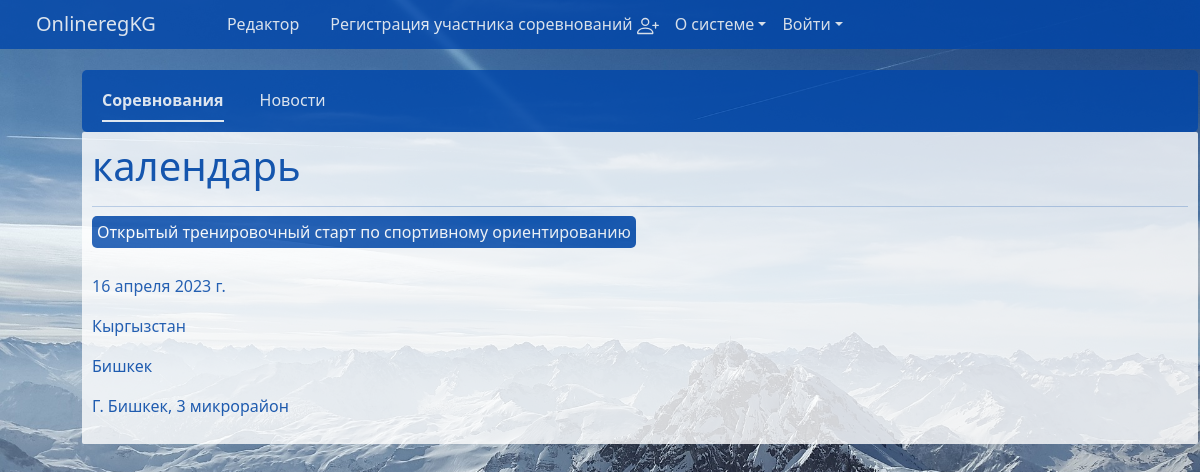
Before: / with the older database file.
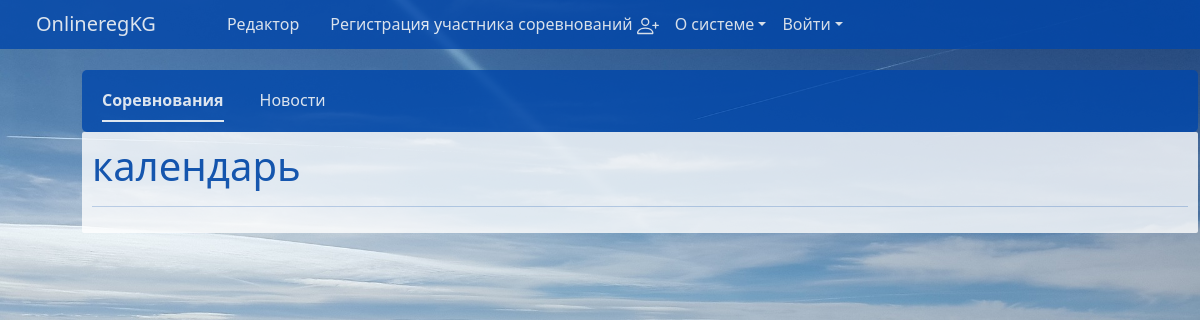
After: the same page with the newer database file.
### competitions/models.py (models this page shows, shortened)
class Competition(models.Model):
    hostState_list = [
        ('Кыргызстан', 'Кыргызстан'),
    ]
    region_list = [
        ('Бишкек', 'Бишкек'),
        ('Чуй', 'Чуй'),
        ('Каракол', 'Каракол'),
        ('Баткен', 'Баткен'),
        ('Джалал-Абад', 'Джалал-Абад'),
        ('Нарын', 'Нарын'),
        ('Талас', 'Талас'),
        ('Ош', 'Ош'),
    ]
    age_groups_of_participants_list = [
        ('до 18', 'до 18'),
        ('18-25', '18-25'),
        ('25-35', '25-35'),
        ('35-45', '35-45'),
        ('A, B, C, D', 'A, B, C, D ')
    ]
    phone_regex = RegexValidator(
        regex=r'\+996\d{9}$',
        message='Номер телефона должен быть в формате: "+996XXXXXXXXX'
    )
    telegram_regex = RegexValidator(
        regex=r'^@[A-Za-z0-9]{5,}$',
        message='invalid username Telegram'
    )
    author = models.ForeignKey(User, on_delete=models.CASCADE, related_name='competitions', verbose_name='Редактор', blank=True, null=True)
    create_date = models.DateTimeField(auto_now_add=True)
    state = models.CharField(choices=hostState_list, max_length=10, blank=False, verbose_name='Государство проведения')
    region = models.CharField(choices=region_list, max_length=11, blank=False, verbose_name='Регион проведения')
    date = models.DateField(blank=False, verbose_name='Дата (-ы) проведения')
    organizer_name = models.CharField(max_length=30, blank=False,verbose_name='Имя организатора', null=True)
    organizer_last_name = models.CharField(max_length=100, blank=False, verbose_name='Фамилия организатора', null=True)
    organizer_email = models.EmailField(blank=False, verbose_name='email организатора', null=True)
    organizer_phone = models.CharField(max_length=13, blank=True, verbose_name='номер телефона организатора', null=True, validators=[phone_regex])
    organizer_telegram = models.CharField(max_length=20, blank=False, null=True, validators=[telegram_regex], verbose_name='Telegram организатора')
    organizer_whatsapp = models.CharField(max_length=255, blank=True, null=True, validators=[phone_regex], verbose_name='WhatsApp организатора')
    competition_name = models.CharField(max_length=255, blank=False, verbose_name='Наименование')
    location = models.CharField(max_length=255, blank=False, verbose_name='Место проведения')
    age_groups_of_participants = models.CharField(max_length=255, blank=False, verbose_name='Возрастные группы участников')
    illustration = models.ImageField(upload_to='competitions_illustration', blank=False, verbose_name='Иллюстрация')
    announcement = models.TextField(blank=False, verbose_name='Краткий анонс')
    coordinates_to_competition = models.CharField(max_length=255, blank=True, verbose_name='Точные координаты')
    slug = models.SlugField(unique=True, max_length=255)
    class Meta:
        verbose_name = 'Соревнование'
        verbose_name_plural = 'Соревнования'

### main/views.py (the view)
# urls.py: path('', views.index,  name='index'),
def index(request):
    active_link = 'competitions'
    competitions_data = Competition.objects.order_by('-create_date')
    return render(request, "main/index.html", {'active_link': active_link, 'competitions': competitions_data})

### main/templates/main/index.html (shortened to what this page needs)
{% extends 'main/layout.html' %}
{% block body %}
  <div>
    <div id="index-nav">
      <ul class="nav nav-underline" id="">
        <li class="nav-item" id="index-nav-item">
          <a id="index-link" class="nav-link active" aria-current="page" href="{% url 'index' %}">Соревнования</a>
        </li>
        <li class="nav-item" id="index-nav-item">
          <a id="index-link" class="nav-link" href="{% url 'news_info' %}">Новости</a>
        </li>
      </ul>
    </div>
    {% if active_link == 'competitions' %}
      <div id="index-table-info">
        <div>
          <h1>календарь</h1>
        </div>
        <hr>
        {% for competition in competitions %}
          <div>
            <div>
              <h6>
                <a class="competition-name" id="link-competitions" href="{% url 'competition_detail' competition.slug %}">{{ competition.competition_name }}</a>
              </h6>
            </div>
            <br>
            <div>
              <p>{{ competition.date }}</p>
              <p>{{ competition.state }}</p>
              <p>{{ competition.region }}</p>
              <p>{{ competition.location }}</p>
            </div>
          </div>
        {% endfor %}
      </div>
    {% endif %}
    </div>
{% endblock %}

### main/templates/main/layout.html (shortened to what this page needs)
{% load static %}
<!doctype html>
<html lang="en">
<head>
    <link rel="stylesheet" href="{% static 'main/css/style.css' %}">
    <link href="https://cdn.jsdelivr.net/npm/bootstrap@5.3.0-alpha2/dist/css/bootstrap.min.css" rel="stylesheet">
</head>
<body class="" id="body">
  <header class="fixed-top" id="header">
    <nav class="navbar navbar-expand-lg bg-body-tertiary" id="nav">
      <div class="container-fluid" id="bg-nav">
        <a class="navbar-brand" id="a-link-home" href="{% url 'index' %}">OnlineregKG</a>
        <div class="collapse navbar-collapse" id="navbarNavDropdown">
          <ul class="navbar-nav">
            <li class="nav-item">
              <a class="nav-link" id="a-link" href="{% url 'editor' %}">Редактор</a>
            </li>
            <li class="nav-item">
              <a class="nav-link" id="a-link" href="{% url 'member' %}">Регистрация участника соревнований </a>
            </li>
            <li class="nav-item dropdown">
              <a class="nav-link dropdown-toggle" id="dop-menu" role="button" data-bs-toggle="dropdown" aria-expanded="false">О системе</a>
            </li>
            <li class="nav-item dropdown" id="my-nav-item">
              {% if user.is_authenticated%}
                <a class="nav-link active" id="a-link-user" href = "{% url 'profile'%}">{{user.username}} <svg xmlns="http://www.w3.org/2000/svg" width="22" height="22" fill="currentColor" class="bi bi-person" viewBox="0 0 16 16">
  <path d="M8 8a3 3 0 1 0 0-6 3 3 0 0 0 0 6Zm2-3a2 2 0 1 1-4 0 2 2 0 0 1 4 0Zm4 8c0 1-1 1-1 1H3s-1 0-1-1 1-4 6-4 6 3 6 4Zm-1-.004c-.001-.246-.154-.986-.832-1.664C11.516 10.68 10.289 10 8 10c-2.29 0-3.516.68-4.168 1.332-.678.678-.83 1.418-.832 1.664h10Z"/>
</svg></a></li>
                <li><a class="nav-link active" id="a-link-logout" href = "{% url 'logout'%}">Выйти <svg xmlns="http://www.w3.org/2000/svg" width="22" height="22" fill="currentColor" class="bi bi-box-arrow-right" viewBox="0 0 16 16">
  <path fill-rule="evenodd" d="M10 12.5a.5.5 0 0 1-.5.5h-8a.5.5 0 0 1-.5-.5v-9a.5.5 0 0 1 .5-.5h8a.5.5 0 0 1 .5.5v2a.5.5 0 0 0 1 0v-2A1.5 1.5 0 0 0 9.5 2h-8A1.5 1.5 0 0 0 0 3.5v9A1.5 1.5 0 0 0 1.5 14h8a1.5 1.5 0 0 0 1.5-1.5v-2a.5.5 0 0 0-1 0v2z"/>
  <path fill-rule="evenodd" d="M15.854 8.354a.5.5 0 0 0 0-.708l-3-3a.5.5 0 0 0-.708.708L14.293 7.5H5.5a.5.5 0 0 0 0 1h8.793l-2.147 2.146a.5.5 0 0 0 .708.708l3-3z"/>
</svg></a></li>
              {% else %}
                <a class="nav-link dropdown-toggle" id="dop-menu" role="button" data-bs-toggle="dropdown" aria-expanded="false">Войти</a>
              {% endif %}
            </li>
          </ul>
        </div>
      </div>
    </nav>
  </header>
    <div class="container" id="containerbg">
      {% block body %}
      {% endblock %}
    </div>
</body>
</html>

### main/static/main/css/style.css (style rules this page uses)
body { height: 100%; background-image: url(../img/rough-horn-ge477d8ee5_1920.jpg); background-repeat: no-repeat; background-size: cover; margin: 0; }
#containerbg { color: white; margin: 70px; }
#nav { opacity: 0.8; padding: 0px 0px; }
#bg-nav { background-color: #0047AB; padding: 4px; }
#a-link-home { color: white; padding: 0 2rem; }
#a-link { color: white; margin:0 0 0 15px; }
#dop-menu { color: white; }
#index-nav { background-color: #0047AB; border-radius: 5px 5px; padding: 5px; opacity: 0.8; }
#index-nav-item { padding: 5px; margin-left: 10px; }
#index-link { color: white; }
#index-table-info { color: #0047AB; padding: 10px; background-color: white; opacity: 0.8; border-radius: 2px 2px; }

Changed rows visible on the page:
removed Competition: competition_name "Открытый тренировочный старт по спортивному ориентированию", date "16 апреля 2023 г.", state "Кыргызстан", region "Бишкек", location "Г. Бишкек, 3 микрорайон"
